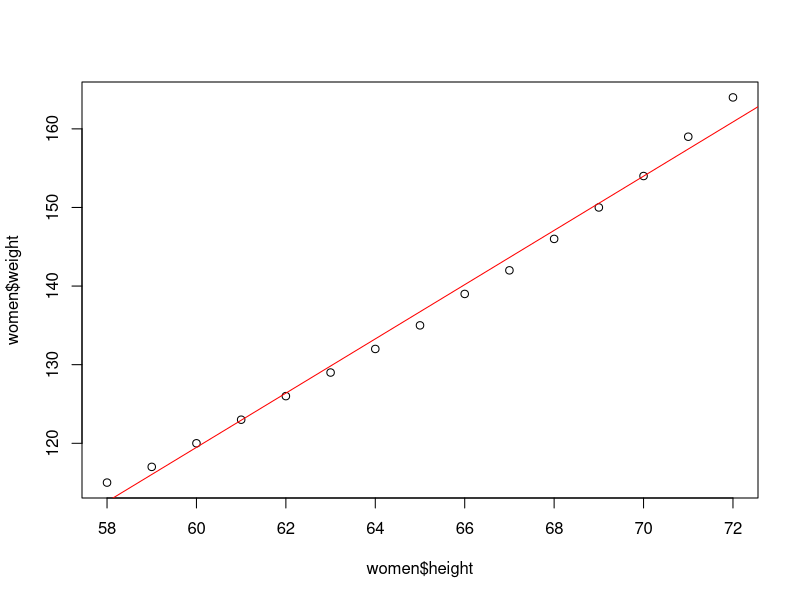

This chart was generated by the following R code: (Note: this script raises an error after producing the figure.)
# Regression Analysis

data(women)
women
str(women)
cov(women$height, women$weight)
#69 : which show positive relationship between height and weight
cor(women$height, women$weight)
#0.995 : which shows Strong and Positive relationship betw height & weight
0.995^2 # also equal R^2 value in this case (Simple Linear Regression)

plot(x=women$height, y=women$weight)
abline(lm(weight ~ height, data=women), col='red')
names(women)  #x- IV, y -DV
fit1 = lm(weight ~ height, data=women)
summary(fit1)

#coefficients
coef(fit1)
#p values for b0 & b1 are significant as it is < 0.05
#pvalue1 = 1.71e-09 < 0.05
#pvalue2 = 1.09e-14 < 0.05

#R2
(summary(fit1))$r.squared  #0.991
(summary(fit1))$adj.r.squared  #0.9903
#99% of variation in weight is explained by Height
#Good Linear Model for Prediction


#FStats : p value
(summary(fit1))$fstatistic 
#pvalue : 1.09e-14  < 0.05 : Model exists
#There is at least 1 IV which explains variation in Y (DV)

range(women$height)
#Prediction : for height = 65, 66
(new1 = data.frame(height=c(65,66)))
predict(fit1, newdata = new1, type='response')
#136.7333 140.1833

predict(fit1, newdata = new1, interval='confidence')
predict(fit1, newdata = new1, interval='prediction')

set.seed(10)
(df$age = floor(runif(15, 20,30)))
set.seed(10)
(age = floor(runif(15, 20,30)))
df$age == age
cbind(df$age, age, df$age-age)
df$var2 = floor(runif(15, 30,40))
df
df$age2 = age
df[-c(1:2)]
df = df[-4]
df

#y = mx + c
fit1= lm(formula= weight ~ height + age +var2 , data= df)
summary(fit1)
abline(fit1)
df
cor(df$weight, df$height)
df=women
df$predict = predict(fit1, newdata=data.frame(height=women$height))
df
abline(v=60)
abline(h=119)
